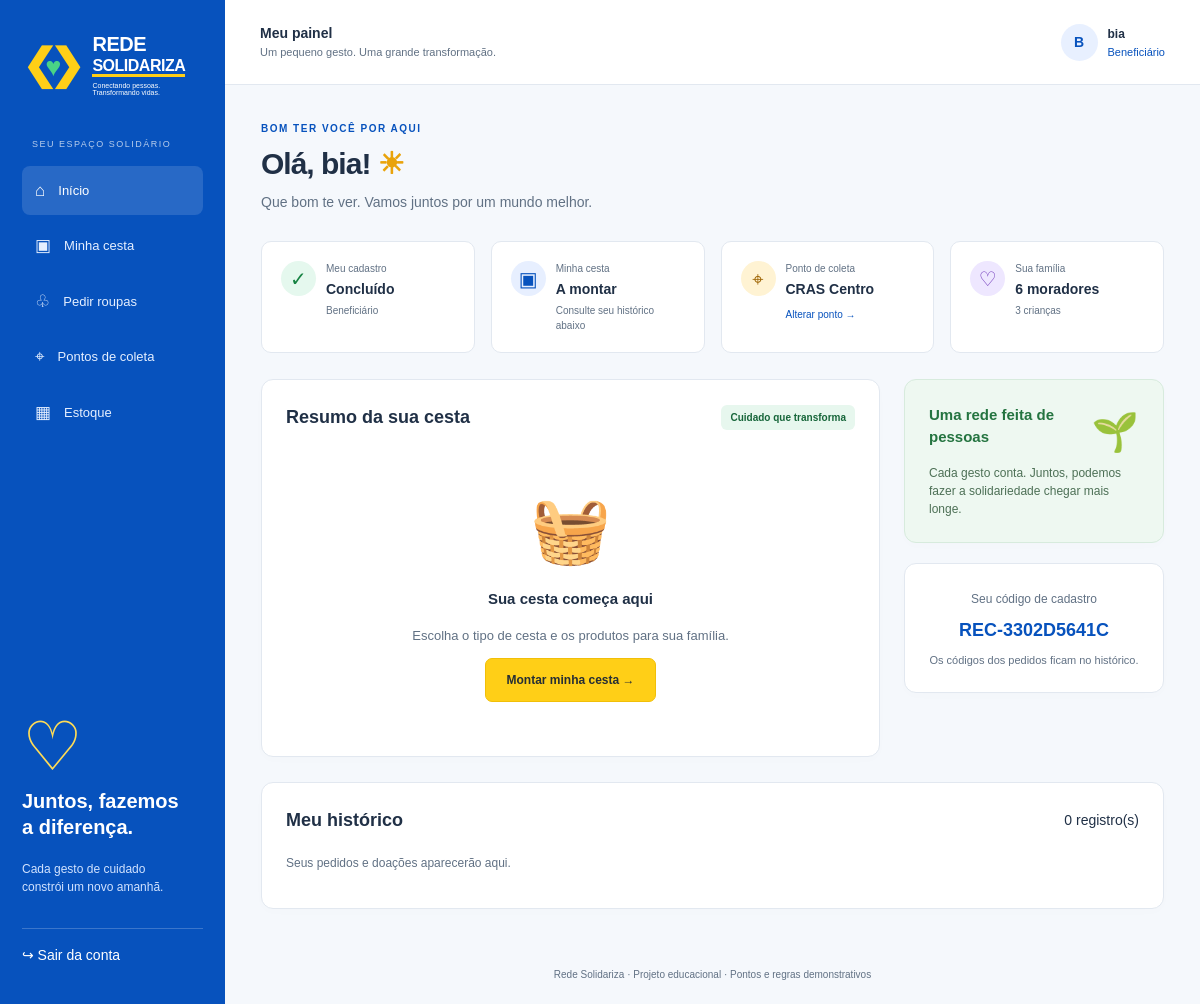
/painel (signed in), run on the app's committed database.
### tables this page shows
CREATE TABLE usuarios(id INTEGER PRIMARY KEY, nome TEXT NOT NULL, cpf TEXT UNIQUE NOT NULL, telefone TEXT NOT NULL, senha TEXT NOT NULL, moradores INTEGER NOT NULL, criancas INTEGER NOT NULL, renda INTEGER NOT NULL, perfil TEXT NOT NULL, higiene INTEGER NOT NULL, codigo TEXT UNIQUE NOT NULL, ponto TEXT NOT NULL, admin INTEGER NOT NULL DEFAULT 0);

### app.py (the view)
@app.route('/painel')
@login_required
def painel():
    registros = db().execute('SELECT * FROM movimentos WHERE usuario=? ORDER BY id DESC', (g.user['id'],)).fetchall()
    cesta = next((r for r in registros if r['tipo']=='Cesta'), None)
    return render_template('painel.html', title='Meu painel', registros=registros, cesta=cesta,
                           itens=json.loads(cesta['itens']) if cesta else {}, total=sum(r['valor'] for r in registros))

### app.py (called while the page is built)
def db():
    if 'db' not in g:
        g.db = sqlite3.connect(app.config['DATABASE'], timeout=15)
        g.db.row_factory = sqlite3.Row
        g.db.execute('PRAGMA foreign_keys=ON')
    return g.db

@app.before_request
def prepare():
    g.user = db().execute('SELECT * FROM usuarios WHERE id=?', (session.get('uid'),)).fetchone()
    if 'csrf' not in session:
        session['csrf'] = secrets.token_hex(32)
    if request.method == 'POST' and not secrets.compare_digest(session['csrf'], request.form.get('csrf','')):
        abort(400, 'Sua sessão expirou. Recarregue a página e tente novamente.')

def login_required(f):
    @wraps(f)
    def wrapped(*args, **kwargs):
        if not g.user:
            return redirect(url_for('login'))
        return f(*args, **kwargs)
    return wrapped

@app.context_processor
def context():
    return dict(user=g.user, pontos=PONTOS, icones=ICONES, tipos=TIPOS)

### templates/painel.html (shortened to what this page needs)
{% extends 'base.html' %}{% block content %}
<div class="page-heading"><span class="eyebrow">BOM TER VOCÊ POR AQUI</span><h1>Olá, {{ user.nome.split()[0] }}! <span class="wave">☀</span></h1><p>{{ 'Sua ajuda pode mudar vidas hoje.' if user.perfil=='Doador' else 'Que bom te ver. Vamos juntos por um mundo melhor.' }}</p></div>
<div class="stats"><article><span class="green">✓</span><small>Meu cadastro</small><strong>Concluído</strong><p>{{ user.perfil }}</p></article><article><span class="blue">▣</span><small>{{ 'Minha cesta' if user.perfil=='Beneficiário' else 'Meus registros' }}</small><strong>{{ ('Registrada' if cesta else 'A montar') if user.perfil=='Beneficiário' else registros|length }}</strong><p>Consulte seu histórico abaixo</p></article><article><span class="amber">⌖</span><small>Ponto de coleta</small><strong>{{ user.ponto }}</strong><a href="{{ url_for('pontos') }}">Alterar ponto →</a></article><article><span class="purple">♡</span><small>{{ 'Sua família' if user.perfil=='Beneficiário' else 'Valores registrados' }}</small><strong>{{ (user.moradores|string + ' moradores') if user.perfil=='Beneficiário' else total|brl }}</strong><p>{{ (user.criancas|string + ' crianças') if user.perfil=='Beneficiário' else 'Sem processamento de pagamento' }}</p></article></div>
<div class="dashboard-grid"><section class="card"><div class="section-heading"><h2>{{ 'Resumo da sua cesta' if user.perfil=='Beneficiário' else 'Como você quer ajudar hoje?' }}</h2><span class="pill">{{ 'Cuidado que transforma' }}</span></div>
{% if user.perfil=='Beneficiário' %}{% if cesta %}<div class="mini-products">{% for p,q in itens.items() %}<article><span>{{ icones[p] }}</span><strong>{{ p }}</strong><small>{{ q }} unidade(s)</small></article>{% endfor %}</div><a class="button outline" href="{{ url_for('comprovante',mid=cesta.id) }}">Ver comprovante →</a>{% else %}<div class="empty"><span>🧺</span><h3>Sua cesta começa aqui</h3><p>Escolha o tipo de cesta e os produtos para sua família.</p><a class="button yellow" href="{{ url_for('cesta') }}">Montar minha cesta →</a></div>{% endif %}
{% endif %}</section>
<aside><div class="card kindness"><span>🌱</span><h3>Uma rede feita de pessoas</h3><p>Cada gesto conta. Juntos, podemos fazer a solidariedade chegar mais longe.</p></div><div class="card code"><small>Seu código de cadastro</small><strong>{{ user.codigo }}</strong><p>Os códigos dos pedidos ficam no histórico.</p></div></aside></div>
<section class="card history"><div class="section-heading"><h2>Meu histórico</h2><span>{{ registros|length }} registro(s)</span></div>{% if registros %}<div class="table-wrap"><table><thead><tr><th>Registro</th><th>Data (UTC)</th><th>Destino</th><th>Detalhes</th></tr></thead><tbody>{% for r in registros %}<tr><td><strong>{{ r.tipo }}</strong></td><td>{{ r.criado }}</td><td>{{ r.ponto }}</td><td><a href="{{ url_for('comprovante',mid=r.id) }}">Ver registro ↗</a></td></tr>{% endfor %}</tbody></table></div>{% else %}<p class="muted">Seus pedidos e doações aparecerão aqui.</p>{% endif %}</section>
{% endblock %}

### templates/base.html (shortened to what this page needs)
<!DOCTYPE html>
<html lang="pt-BR">
<head><link rel="stylesheet" href="{{ url_for('static',filename='style.css') }}"></head>
<body class="{{ 'doador' if user and user.perfil=='Doador' else '' }} {{ 'autenticacao' if not user else '' }}">
{% macro logo() %}<a class="logo" href="{{ url_for('home') }}"><span class="marca" aria-hidden="true">❮<b>♥</b>❯</span><span>REDE<br><strong>SOLIDARIZA</strong><small>Conectando pessoas. Transformando vidas.</small></span></a>{% endmacro %}
{% if user %}
<aside class="sidebar" id="menu">{{ logo() }}<span class="nav-label">SEU ESPAÇO SOLIDÁRIO</span><nav aria-label="Principal">
<a class="{{ 'active' if request.endpoint=='painel' }}" href="{{ url_for('painel') }}">⌂ <span>Início</span></a>
{% if user.perfil=='Beneficiário' %}<a class="{{ 'active' if request.endpoint=='cesta' }}" href="{{ url_for('cesta') }}">▣ <span>Minha cesta</span></a><a href="{{ url_for('movimentar',modo='pedido-roupas') }}">♧ <span>Pedir roupas</span></a>
{% else %}<a href="{{ url_for('movimentar',modo='alimentos') }}">♡ <span>Doar alimentos</span></a><a href="{{ url_for('movimentar',modo='roupas') }}">♧ <span>Doar roupas</span></a><a href="{{ url_for('movimentar',modo='dinheiro') }}">＄ <span>Registrar valor</span></a>{% endif %}
<a class="{{ 'active' if request.endpoint=='pontos' }}" href="{{ url_for('pontos') }}">⌖ <span>Pontos de coleta</span></a><a class="{{ 'active' if request.endpoint=='estoque' }}" href="{{ url_for('estoque') }}">▦ <span>Estoque</span></a>
{% if user.admin %}<a href="{{ url_for('cadastros') }}">♙ <span>Cadastros</span></a>{% endif %}</nav>
<div class="sidebar-message"><span>♡</span><h3>Juntos, fazemos<br>a diferença.</h3><p>Cada gesto de cuidado<br>constrói um novo amanhã.</p></div>
<form action="{{ url_for('sair') }}" method="post">{{ csrf() }}<button class="logout" type="submit">↪ Sair da conta</button></form></aside>
<div class="workspace"><header class="topbar"><button class="menu-button" aria-label="Abrir menu" aria-controls="menu" aria-expanded="false">☰</button><div><strong>{{ title }}</strong><small>Um pequeno gesto. Uma grande transformação.</small></div><div class="profile"><span class="avatar">{{ user.nome[0]|upper }}</span><span><strong>{{ user.nome.split()[0] }}</strong><small>{{ user.perfil }}</small></span></div></header>
{% endif %}
<main id="conteudo" class="{{ 'content' if user else 'auth-main' }}">
{% block content %}{% endblock %}
</main>{% if user %}<footer>Rede Solidariza · Projeto educacional · Pontos e regras demonstrativos</footer></div>{% endif %}
</body></html>

### data on the page
usuarios: nome "B", nome "bia", perfil "Beneficiário", perfil "Que bom te ver. Vamos juntos por um mundo melhor.", perfil "Minha cesta", ponto "CRAS Centro", perfil "Sua família", perfil+moradores "6 moradores", perfil+criancas "3 crianças", perfil "Resumo da sua cesta", codigo "REC-3302D5641C"

### other printed values
{{ title }} "Meu painel"
{{ 'Cuidado que transforma' }} "Cuidado que transforma"
{{ registros|length }} "0"
